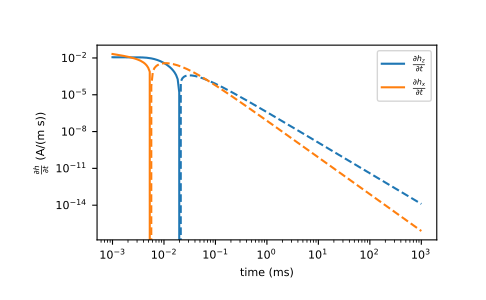

Python code for this plot:
# Reproducing the time derivate parts of Figure 4.4 and 4.5 from Ward and Hohmann 1988

import numpy as np
import matplotlib.pyplot as plt
from geoana.em.tdem import magnetic_field_time_deriv_magnetic_dipole

# Calculate the field at the time given, 100 m along the x-axis,

times = np.logspace(-6, 0, 200)
xy = np.array([[100, 0, 0]])
dh_dt = magnetic_field_time_deriv_magnetic_dipole(times, xy, sigma=1E-2)

# Match the vertical magnetic field plot

plt.loglog(times*1E3, dh_dt[:,0, 2], c='C0', label=r'$\frac{\partial h_z}{\partial t}$')
plt.loglog(times*1E3, -dh_dt[:,0, 2], '--', c='C0')
plt.loglog(times*1E3, dh_dt[:,0, 0], c='C1', label=r'$\frac{\partial h_x}{\partial t}$')
plt.loglog(times*1E3, -dh_dt[:,0, 0], '--', c='C1')
plt.xlabel('time (ms)')
plt.ylabel(r'$\frac{\partial h}{\partial t}$ (A/(m s))')
plt.legend()
plt.show()
